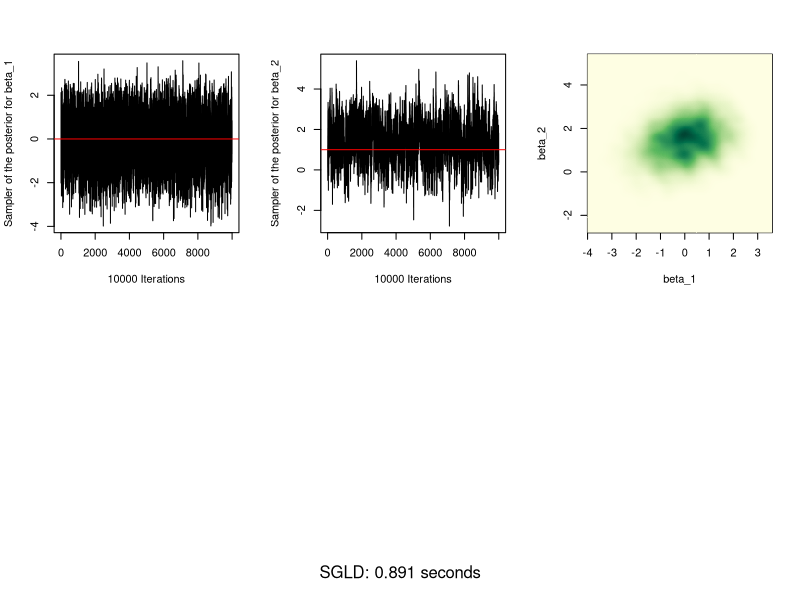

Reproduce this figure in R.
### SGLD algorithm applied to the logistic regression model

### Created on 06/08/20 14:58 by A.Gozacan

### To-do list:

### Bugs:

## The algorithm:



# 0. Some constants



b_0 = c(0, 1) # The expectation of the prior distribution of beta

id = matrix(c(1, 0, 0, 1), 2, 2)

B_0 = id * 100

N = 10000 # The no. of samples in the data set

true_beta = c(0, 1) # Chosen as the true value of beta

t_i <- runif(N, 0, 1)

big_T = 10000 # No. of sweeps

a = 0.017 # These numbers were chosen after trialling different combinations
b = -0.15
gamma = 0.501

start_pos <- c(0, 1)

minibatch_size = 5

epsilon = 1e-3



# 1. Produce a synthetic data set



library(MASS)

p <- function( t, beta ) {
  
  exp( beta[1] + beta[2]*t ) / ( 1 + exp( beta[1] + beta[2]*t ) )
  
}

synth_data <- function( b_0, B_0, N, true_beta, t_i ) {
  
  y_i = rep(NA, N)
  
  p_i <- p(t_i, true_beta)
  
  for(i in 1:N) {
    
    y_i[i] <- rbinom(1, 1, p_i[i])
    
  }
  
  return( y_i )
  
}

y_i <- synth_data( b_0, B_0, N, true_beta, t_i )



# 2. Create functions for the log-likelihood and log-prior



deriv_log_prior <- function( beta, b_0, B_0 ) {
  
  B_0inv <- solve(B_0)
  
  vec <- B_0inv %*% (b_0 - beta)
  
  return( c( vec[1], vec[2] ) )
  
}

sum_deriv_log_likelihood <- function( y_i, t_i, beta ) {
  
  beta_1 <- beta[1]
  
  beta_2 <- beta[2]
  
  n = length(y_i)
  
  sum <- c(0, 0)
  
  for( i in 1:n ) {
    
    t <- t_i[i]
    
    y <- y_i[i]
    
    p <- p( t, beta )
    
    scalar <- exp( beta_1 + beta_2 * t ) / ( 1 + exp( beta_1 + beta_2 * t ) ) ^ 2
    
    dp_dbeta <- c( scalar, t * scalar )
    
    sum = sum + dp_dbeta * ( y - p ) / ( p * ( 1 - p ) )
    
  }
  
  return( sum )
  
}



# 3. Create parameter update function



delta <- function(beta, b_0, B_0, batch, predictors, N, n, epsilon_t, eta_t, t) {
  
  term_1 <- deriv_log_prior( beta, b_0, B_0 )
  
  term_2 <- (N/n) * sum_deriv_log_likelihood( batch, predictors, beta )
  
  return( ( epsilon_t[t] / 2 ) * ( term_1 + term_2 ) + eta_t[t] )
  
}



# 4. Create the step sizes



#epsilon_t <- a * (b + 1:big_T)^(-gamma) # Step size, decreasing with t

epsilon_t <- rep(epsilon, big_T)



# 5. Create the noise



createNoise <- function( big_T, epsilon_t ) {
  
  eta_t <- matrix(NA, 2, big_T)
  
  for(t in 1:big_T) {
    
    eta_t[,t] <- mvrnorm(1, c(0, 0), epsilon_t[t] * id)
    
  }
  
  return(eta_t)

}



# 6. Create the chain of beta parameters



runSim <- function( n, big_T, t_i, y_i, epsilon_t, start_pos, N ) { # n = batch size
  
  beta_t <- matrix(NA, 2, big_T)
  
  beta_t[,1] = start_pos # Starting position
  
  eta_t <- createNoise(big_T, epsilon_t)
  
  start_time <- Sys.time()
  
  for(t in 1:(big_T-1)) {
    
    batch.indices <- sample(1:N, n, replace=F)
    
    y_batch <- y_i[batch.indices]
    
    t_batch <- t_i[batch.indices]
      
    beta_t[,t+1] <- beta_t[,t] + delta( beta_t[,t], b_0, B_0, y_batch, t_batch, N, n, epsilon_t, eta_t, t )
    
  }
  
  end_time <- Sys.time()
  
  run_time <- end_time - start_time
  
  par(mfrow=c(2, 3))
  
  plot(1:big_T, beta_t[1, 1:big_T], type="l", xlab=paste(big_T, "Iterations"), ylab="Sampler of the posterior for beta_1")
  
  abline(h=true_beta[1], col="red")
  
  plot(1:big_T, beta_t[2, 1:big_T], type="l", xlab=paste(big_T, "Iterations"), ylab="Sampler of the posterior for beta_2")
  
  abline(h=true_beta[2], col="red")
  
  image(kde2d(beta_t[1, 1:big_T], beta_t[2, 1:big_T], n=200), col=hcl.colors(100, "YlGn", rev=TRUE), xlab="beta_1", ylab="beta_2")
  
  mtext(paste("SGLD:", round(run_time, 3), "seconds"), side = 3, line = -44, outer = TRUE)
  
}



# 7. Run the simulation to produce some plots of the convergence



runSim( minibatch_size, big_T, t_i, y_i, epsilon_t, start_pos, N )





